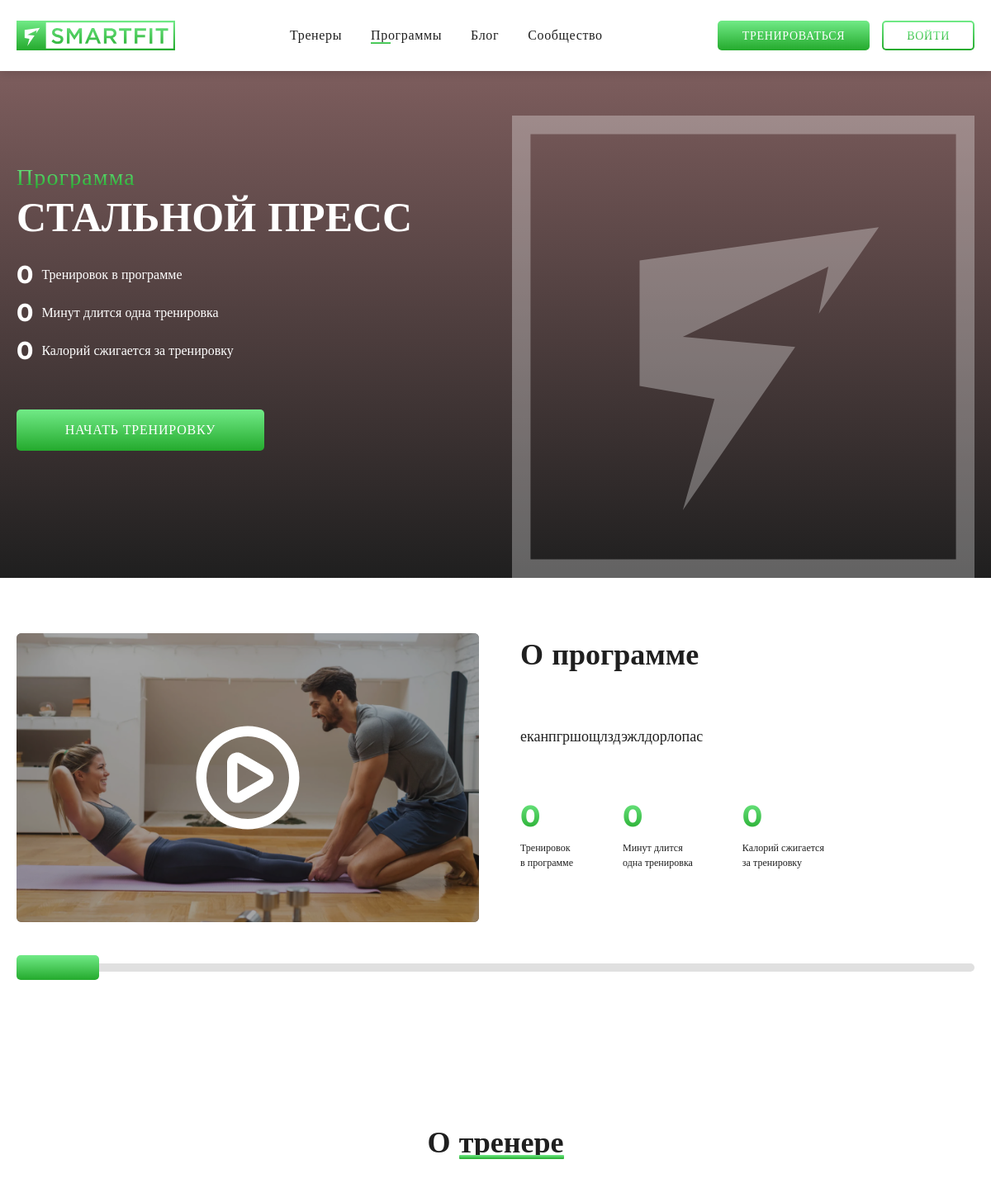
The app's page /programs/1 (upper part), older data.
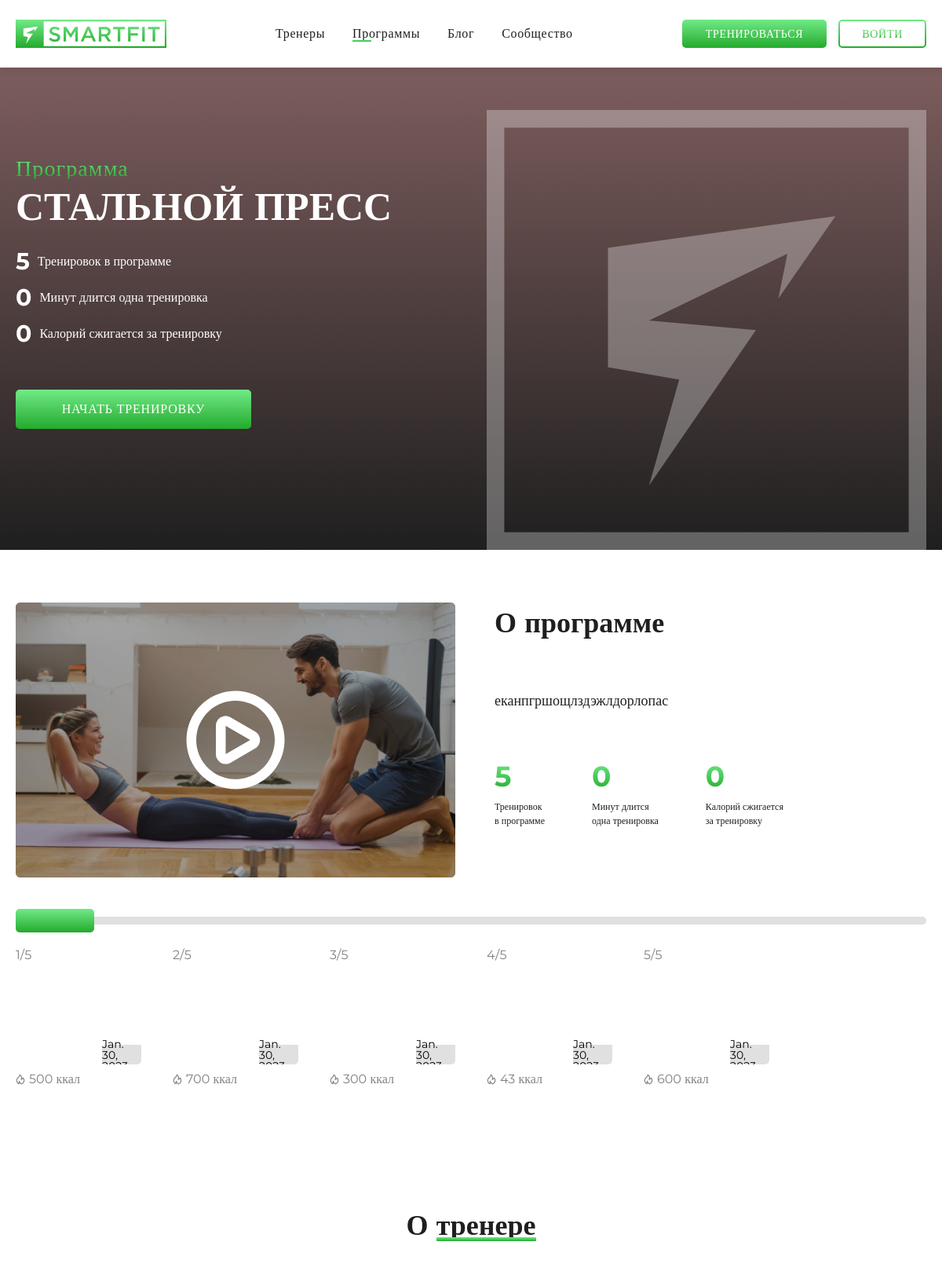
The same page, newer data.
### core/models.py (models this page shows, shortened)
class WorkoutProgram(models.Model):
    name = models.CharField(max_length=30)
    preview_pic = models.ImageField()
    main_pic = models.ImageField()
    video = models.CharField(max_length=1000)
    length = models.IntegerField(default=0)
    calories = models.IntegerField(default=0)
    amount_of_workouts = models.IntegerField(default=0)
    trainer = models.ForeignKey(Trainer, on_delete=models.CASCADE, default='0')
    directions = models.ForeignKey(Direction, on_delete=models.SET_NULL, null=True)
    description = models.TextField(max_length=200)
    subscribers = models.ManyToManyField(User, through='Subscription', default=0)
    pub_date = models.DateTimeField(auto_created=True)
    CHOICES = [
        ('1', 'Новичек'),
        ('2', 'Любитель'),
        ('3', 'Продвинутый'),
        ('4', 'Профессионал'),
    ]
    level = models.CharField(max_length=1, choices=CHOICES)
    class Meta:
        verbose_name = 'Программа'

class Workout(models.Model):
    name = models.CharField(max_length=20)
    description = models.TextField(max_length=20)
    video = models.CharField(max_length=100)
    picture_src = models.ImageField()
    calories = models.IntegerField(default=0)
    pub_date = models.DateField(auto_created=True, default=datetime.now)
    trainer = models.ForeignKey(Trainer, on_delete=models.CASCADE)
    direction = models.ForeignKey(Direction, on_delete=models.SET_NULL, null=True)
    program = models.ForeignKey(WorkoutProgram, on_delete=models.CASCADE)
    class Meta:
        verbose_name = 'Тренировка'

### core/views.py (the view)
# urls.py: path('programs/<int:program_id>', views.program, name='program'),
def program(request, program_id):
    template = 'program.html'
    get_program = get_object_or_404(WorkoutProgram, pk=program_id)
    context = {
        'program': get_program,
        'workouts': Workout.objects.filter(program_id=program_id),
        'other': WorkoutProgram.objects.filter(trainer_id=get_program.trainer_id),
        'reviews': Feedback.objects.all(),
        'questions': Question.objects.all(),
    }
    return render(request, template, context)

### core/templates/program.html (shortened to what this page needs)
<!DOCTYPE html>
<!DOCTYPE html>
<html lang="en" xmlns="http://www.w3.org/1999/html">
<head>
    <link rel="stylesheet" href="../static/fonts/stylesheet.css">
    <link rel="stylesheet" href="../static/css/SF_main.css">
    <link rel="stylesheet" href="../static/css/SF_components.css">
    <link rel="stylesheet" href="../static/css/SF_lk.css">
    <link rel="stylesheet" href="../static/css/modal.css">
</head>
<body>
<header {% if user.is_authenticated %}class="header logged"{% else %}class="header"{% endif %}>
    <div class="header__container wrapper">
        <a href="/" class="header__logo-link">
            <img src="../static/images/logo.svg" class="header__logo">
        </a>
        <div class="header__menu">
            <a href="{% url 'trainers' %}"
               {% if "trainers" in request.path %}class="header__item active"
               {% else %}class="header__item"{% endif %}>Тренеры</a>
            <a href="{% url 'programs' %}"
               {% if "programs" in request.path %}class="header__item active"
               {% else %}class="header__item"{% endif %}>Программы</a>
            <a href="{% url 'blog' %}"
               {% if "blog" in request.path %}class="header__item active"
               {% else %}class="header__item"{% endif %}>Блог</a>
            <a href="{% url 'home' %}"
               {% if request.path == 'home' %}class="header__item active"
               {% else %}class="header__item"{% endif %}>Сообщество</a>
        </div>
        {% if user.is_authenticated %}
            <a href="{% url "lk" %}" class="header__profile">
                {{ request.user.username }}
                <div class="header__avatar">{{ request.user.username.0 }}</div>
            </a>
        {% else %}
            <div class="header__buttons">
                <a href="{% url 'start' %}">
                    <button class='button header__button' id="login-button">
                        <div class="button__inner">
                            Тренироваться
                        </div>
                    </button>
                </a>
                <button class='button header__button _clear' id="login-button" onclick=loginModal()>
                    <div class="button__inner">
                    </div>
                </button>
            </div>
        {% endif %}
    </div>
</header>
<div class="program-page trainer">
    <div class="trainer__upper">
        <div class="trainer__inner h wrapper">
            <div class="trainer__left">
                <p class="trainer__subtitle">Программа</p>
                <h1 class="trainer__title">СТАЛЬНОЙ ПРЕСС</h1>
                <p class="trainer__info">
                    <span>{{ workouts|length }}</span> Тренировок в программе
                </p>
                <p class="trainer__info">
                    <span>{{ program.length }}</span>Минут длится одна тренировка
                </p>
                <p class="trainer__info">
                    <span>{{ program.calories }}</span>Калорий сжигается за тренировку
                </p>
                <form action="{% url 'subscribe' program.id %}">
                    <button class='button trainer__button' type="submit">
                        <div class="button__inner">начать тренировку
                        </div>
                    </button>
                </form>
            </div>
            <div class="trainer__frame">
                <img src='../static/images/outline.svg' alt="" class="trainer__background"/>
            </div>
        </div>
    </div>
    <div class="trainer__inner wrapper">
        <div class="video program__video">
            <div class="video__left program__frame">
                <img src='../static/images/video.svg' alt="" class="program__play"/>
            </div>
            <div class="video__right">
                <h2 class="video__title program__title">О программе</h2>
                <p class="_18 video__desc">
                    {{ program.description }}
                </p>
                <div class="program__items">
                    <div class="program__item"><span>{{ workouts|length }}</span>
                        Тренировок <br/>
                        в программе
                    </div>
                    <div class="program__item"><span>{{ program.length }}</span>
                        Минут длится <br/> одна тренировка
                    </div>
                    <div class="program__item"><span>{{ program.calories }}</span>
                        Калорий сжигается <br/> за тренировку
                    </div>
                </div>
            </div>
        </div>
        <div class='scrolling program__scrolling'>
            <input type="range" class="scrolling__bar" value="0" id='scrolling__bar' itemref='scrollRef' step="1">
            <div class="scrolling__content" itemref="containerRef" id='scrolling__content'>
                {% for i in workouts %}
                    <div class="scrolling__item">
                        <p class="scrolling__number">{{ forloop.counter }}/{{ workouts|length }}</p>
                        <div class="scrolling__frame" style="background-image:url('/media/{{ i.picture_src }}')">
                            <p class="scrolling__time">{{ i.pub_date }}</p>
                            <img src="../static/images/rewind.svg" alt="" class="scrolling__icon">
                        </div>
                        <p class="scrolling__burn">
                            <img src="../static/images/fire.svg" alt="" class="scrolling__fire"/>
                            {{ i.calories }} ккал
                        </p>
                    </div>
                {% endfor %}
            </div>
        </div>
        <h2 class="center trainer__h2 m">О <span class="underline">тренере</span></h2>
    </div>
</div>
</body>
</html>

### core/static/css/SF_main.css (style rules this page uses)
* { font-family: Montserrat; box-sizing: border-box; position: relative; margin: 0; padding: 0; color: #1F1F1F; outline: none; border: none; text-decoration: none; line-height: 1; }
p { font-weight: 400; }
p._18 { font-size: 18px; line-height: 25px; }
a { color: inherit; }
.center { text-align: center; }
h2 { text-align: center; margin-bottom: 20px; font-weight: 700; font-size: 36px; line-height: 50px; }
.wrapper { width: 1160px; margin: 0 auto; }
span.underline { display: inline-block; }
span.underline::after { content: ''; width: 100%; height: 5px; background: linear-gradient(180deg, #71EA87 0%, #24AA2D 100%); position: absolute; bottom: -3px; left: 0; border-radius: 1px; }
.program__items { display: flex; align-items: center; gap: 60px; margin-top: auto; margin-bottom: auto; }
.program__item { display: flex; flex-direction: column; align-items: flex-start; gap: 10px; font-weight: 400; font-size: 12px; line-height: 148%; }
.program__item > span { background: linear-gradient(180deg, #71EA87 0%, #24AA2D 100%); -webkit-background-clip: text; -webkit-text-fill-color: transparent; background-clip: text; text-fill-color: transparent; font-weight: 700; font-size: 36px; line-height: 40px; }
.program__frame { width: 560px; min-width: 560px !important; max-width: 560px !important; }
.program__video { height: 350px !important; margin-bottom: 40px !important; }
.program__play { cursor: pointer; }
.program__scrolling { margin-bottom: 151px; }
.trainer { padding-top: 86px; }
.trainer__upper { background: linear-gradient(180deg, #7D5D5D 0%, #1F1F1F 100%); width: 100%; height: 614px; margin-bottom: 67px; }
.trainer__subtitle { background: linear-gradient(180deg, #71EA87 0%, #24AA2D 100%); -webkit-background-clip: text; -webkit-text-fill-color: transparent; background-clip: text; text-fill-color: transparent; font-weight: 400; font-size: 28px; line-height: 27px; letter-spacing: 0.04em; }
.trainer__inner.h { display: flex; justify-content: space-between; height: 100%; }
.trainer__left { margin-top: 115px; display: flex; flex-direction: column; }
.trainer__title { font-weight: 700; font-size: 50px; line-height: 70px; margin-bottom: 20px; color: white; }
.trainer__info { color: white; display: flex; align-items: center; gap: 10px; margin-bottom: 16px; }
.trainer__info > span { color: white; font-weight: 700; font-size: 30px; line-height: 30px; }
.trainer__button { width: 300px; height: 50px; font-size: 16px; letter-spacing: 0.05em; margin-top: 40px; }
.trainer__frame { width: 560px; height: 100%; display: flex; justify-content: center; align-items: flex-end; }
.trainer__background { position: absolute; left: 0; bottom: 0; width: 100%; }
.trainer__h2 { margin-bottom: 20px; }
.trainer__h2.m { margin-bottom: 50px; }
.video { display: flex; align-items: flex-start; height: 470px; gap: 50px; margin-bottom: 100px; }
.video__left { min-width: 650px; max-width: 650px; height: 100%; display: flex; justify-content: center; align-items: center; background-color: #1F1F1F; border-radius: 6px; overflow: hidden; }
.video__left::before { content: ''; position: absolute; background-image: url("../images/video_background.png"); top: 0; left: 0; width: 100%; height: 100%; z-index: 0; opacity: 0.6; background-position: center; background-size: cover; }
.video__right { display: flex; flex-direction: column; align-items: flex-start; height: 100%; }
.video__title { margin-bottom: auto; }

### core/static/css/modal.css (style rules this page uses)
* { box-sizing: border-box; position: relative; }

Row changes from the older to the newer data that the page shows:
added Workout: workouts "5", pub_date "Jan. 30,…", calories "500"
added Workout: workouts "5", pub_date "Jan. 30,…", calories "700"
added Workout: workouts "5", pub_date "Jan. 30,…", calories "300"
added Workout: workouts "5", pub_date "Jan. 30,…", calories "43"
added Workout: workouts "5", pub_date "Jan. 30,…", calories "600"
Text that changed along with them:
{{ workouts|length }}: "0" → "5"
